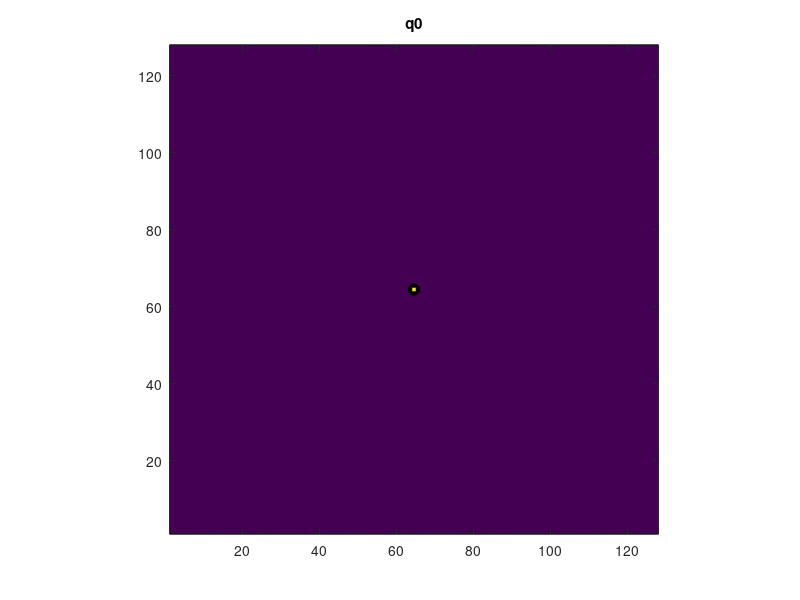

Write the MATLAB code that produced this figure. (Note: this script raises an error after producing the figure.)
Fig_outputfolder = '/home/s1046972/opt/AdvDiff_FVD/Matlab/FVD/';


stencil_N = [-1/2, 2, 1/2; 2, -8, 2; 1/2, 2, -1/2];
stencil_MPFA = [-1/4, 3/2, 3/4; 3/2, -7, 3/2; 3/4, 3/2, -1/4];

t = 1;
t = 20;

%a = 2; c = 2; b = 4; N=128; k_step = 50; dt = 0.1; %% Observe the instability

param_set = 4;

if param_set == 1
    a = 2; c = 1.5; b = 4; dt = 0.1;  %% Observe the instability in Naive
elseif param_set == 2
    a = 2; c = 1.5; b = 4; dt = 0.075;  %% No instability
elseif param_set == 3
    a = 2; c = 1.5; b = 4; dt = 0.125;  %% Observe the instability in both
elseif param_set == 4
    a = 3; c = -1.5; b = 4; dt = 0.05;  %% Observe the instability in both
end

k_step = t/dt;

K = [a, c; c, b];
eig(K)
assert(all(eig(K)>0))

stencil_N = [-c/2, b, c/2; a, -2*(a+b), a; c/2, b, -c/2];
stencil_MPFA = [c^2/(4*a)+c^2/(4*b)-(1/2)*c, -c^2/(2*b)+(2*a*b-c^2)/(2*a), (1/2)*c+c^2/(4*a)+c^2/(4*b); ...
               -c^2/(2*a)+(2*a*b-c^2)/(2*b), -(2*a*b-c^2)/b-(2*a*b-c^2)/a, -c^2/(2*a)+(2*a*b-c^2)/(2*b); ...
               (1/2)*c+c^2/(4*a)+c^2/(4*b), -c^2/(2*b)+(2*a*b-c^2)/(2*a), c^2/(4*a)+c^2/(4*b)-(1/2)*c];


N = 128;
q = zeros(N, N);
Ncell=0;

IC = 1
if IC == 1
    % Uniform across grid
    q(N/2-Ncell:N/2+1+Ncell, N/2-Ncell:N/2+1+Ncell) = 1/(2*(Ncell+1))^2;
elseif IC == 2
    % Impose initial Gaussian profile
    x = linspace(1,N,N);
    [X, Y] = meshgrid(x,x);
    Sigma = [16, 0; 0, 16];
    
    for i = 1:(size(q,1))
        for j = 1:(size(q,2))
            d = [X(i,j)- (N+1)/2; Y(i,j)- (N+1)/2];
            q(i, j) = 1/sqrt(det(2*pi*Sigma))*exp(-1/2*d'*inv(Sigma)*d);
        end
    end
end

figure(100)
contourf(q)
title('q0')
pbaspect([1,1,1])


q0 = q;

dq_step_MPFA = dq_stencil(q0, stencil_MPFA);
dq_step_N = dq_stencil(q0, stencil_N);

figure(1)
subplot(1,2,1)
contourf(dq_step_N)
title('dq: Naive')
pbaspect([1,1,1])
subplot(1,2,2)
contourf(dq_step_MPFA)
title('dq: MPFA')
pbaspect([1,1,1])

figure(2)
contourf(dq_step_N-dq_step_MPFA)
title('Naive-MPFA')
pbaspect([1,1,1])


% % Forward Euler-method
% q_N = q0;
% q_MPFA = q0;
% for k = 1:k_step
%     q_MPFA = q_MPFA + dt*dq_stencil(q_MPFA, stencil_MPFA);
%     q_N = q_N + dt*dq_stencil(q_N, stencil_N);
% end
% 
% figure(3)
% subplot(1,2,1)
% contourf(q_N)
% title(['q Euler: Naive; dt = ', num2str(dt)])
% pbaspect([1,1,1])
% subplot(1,2,2)
% contourf(q_MPFA)
% title(['q Euler: MPFA; dt = ', num2str(dt)])
% pbaspect([1,1,1])
% 
% figure(4)
% contourf(q_N-q_MPFA)
% title('q Euler: Naive-MPFA')
% pbaspect([1,1,1])


% Heun's method
q_N = q0;
q_MPFA = q0;
for k = 1:k_step
    q_MPFA_h = q_MPFA + dt*dq_stencil(q_MPFA, stencil_MPFA);
    q_MPFA = q_MPFA + 0.5*dt*(dq_stencil(q_MPFA, stencil_MPFA)+dq_stencil(q_MPFA_h, stencil_MPFA));
    
    q_N_h = q_N + dt*dq_stencil(q_N, stencil_N);
    q_N = q_N + 0.5*dt*(dq_stencil(q_N, stencil_N)+dq_stencil(q_N_h, stencil_N));
end


%%
figure(13)
subplot(1,2,1)
contourf(q_N)
title({['q Heun: Naive; dt = ', num2str(dt)]; ['q int = ', num2str(sum(q_N(:)))]})
pbaspect([1,1,1])
subplot(1,2,2)
contourf(q_MPFA)
title({['q Heun: MPFA; dt = ', num2str(dt)]; ['q int = ', num2str(sum(q_MPFA(:)))]})
pbaspect([1,1,1])

figure(14)
contourf(q_N-q_MPFA)
title('q Heun: Naive-MPFA')
pbaspect([1,1,1])


%% Probability
MU = 0.5*[N+1, N+1];
K0 = [2.0000    1.5000;
    1.5000    4.0000];
Sigma_t = 2*K0*t;

rng default  % For reproducibility
R = mvnrnd(MU,Sigma_t,15^2);

FigObj = figure('Name', 'Fields_TrajVis', 'NumberTitle','off');
set(FigObj, 'Units', 'inches');
set(FigObj, 'Position', [5 5 7.25 7.25/2])

subplot(1,2,1)
scatter(R(:,1)*0+MU(1),R(:,2)*0+MU(2),'+')
xlim([1, N]);
ylim([1, N]);
pbaspect([1,1,1])
title({'SDE: 225 particles'; 't = 0'})


subplot(1,2,2)
contourf(q0)
pbaspect([1,1,1])
xlim([1, N]);
ylim([1, N]);
title({'PDE'; 't = 0'})

Fig_outputpath = [ Fig_outputfolder, 'SDE_FP_duality_t0', '.eps'];
%print(FigObj, '-depsc2', Fig_outputpath)


FigObj = figure('Name', 'Fields_TrajVis', 'NumberTitle','off');
set(FigObj, 'Units', 'inches');
set(FigObj, 'Position', [5 5 7.25 7.25/2])

subplot(1,2,1)
scatter(R(:,1),R(:,2),'+')
xlim([1, N]);
ylim([1, N]);
pbaspect([1,1,1])
title('t = 20')


subplot(1,2,2)
contourf(q_MPFA)
pbaspect([1,1,1])
xlim([1, N]);
ylim([1, N]);
title('t = 20')


Fig_outputpath = [ Fig_outputfolder, 'SDE_FP_duality_tf', '.eps'];
%print(FigObj, '-depsc2', Fig_outputpath)

%%
FigObj = figure('Name', 'Fields_TrajVis', 'NumberTitle','off');
set(FigObj, 'Units', 'inches');
set(FigObj, 'Position', [5 5 7.25 7.25/2])

% subplot(2,2,1)
% scatter(R(:,1)*0+MU(1),R(:,2)*0+MU(2),'+')
% xlim([1, N]);
% ylim([1, N]);
% pbaspect([1,1,1])
% title({'SDE: 225 particles'; 't = 0'})
% hold on
% scatter(R(161,1)*0+MU(1),R(161,2)*0+MU(2),'r+')
% 
% subplot(2,2,2)
% contourf(q0)
% pbaspect([1,1,1])
% xlim([1, N]);
% ylim([1, N]);
% title({'PDE'; 't = 0'})

subplot(1,2,1)
scatter(R(:,1),R(:,2),'+')
xlim([1, N]);
ylim([1, N]);
pbaspect([1,1,1])
title('t = 20')
hold on
scatter(R(161,1),R(161,2),'r+')


subplot(1,2,2)
contourf(q_MPFA)
pbaspect([1,1,1])
xlim([1, N]);
ylim([1, N]);
title('t = 20')
hold on
scatter(R(161,1),R(161,2),'r+')

Fig_outputpath = [ Fig_outputfolder, 'SDE_FP_duality_HL_tf', '.eps'];
Fig_outputpath = [ Fig_outputfolder, 'SDE_FP_duality_HL_tf2', '.eps'];
print(FigObj, '-depsc2', Fig_outputpath)


%%
% Applying stencil
function dq_out = dq_stencil(q, stencil_in)
q_copy = q;
dq_out = zeros(size(q));

for i = 2:(size(q,1)-1)
    for j = 2:(size(q,2)-1)
        dq_out(i,j) = sum(sum(stencil_in.*q_copy(i-1:i+1, j+1:-1:j-1)));
    end
end
end
